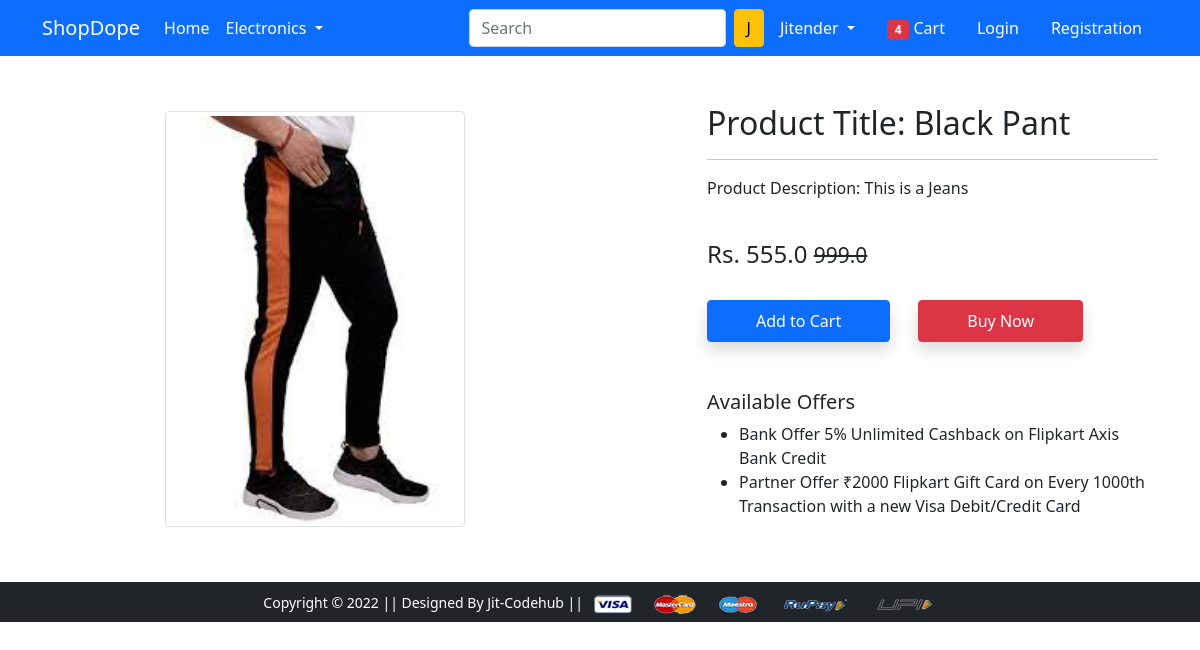
Screenshot of /product-detail/1/ with the database file from the repository.
### app/models.py (models this page shows, shortened)
class Product(models.Model):
    title = models.CharField(max_length=100)
    selling_price = models.FloatField()
    discounted_price = models.FloatField()
    description = models.TextField()
    brand = models.CharField(max_length=100)
    category = models.CharField(choices=CATEGORY_CHOICES, max_length=2)
    product_image = models.ImageField(upload_to='productimg')

### app/views.py (the view)
# urls.py: path('product-detail/<int:pk>/', views.ProductDetailView.as_view(), name='product-detail'),
class ProductDetailView(View):
    def get(self, request, pk):
        product = Product.objects.get(id=pk)
        return render(request, 'app/productdetail.html', {'product':product})

### app/templates/app/productdetail.html (shortened to what this page needs)
{% extends 'app/base.html' %}
{% load static %}
{% block main-content %}
<div class="container my-5">
 <div class="row">
  <div class="col-sm-6 text-center align-self-center">
   <img src="{{product.product_image.url}}" alt="" height="300px" width="300px" class="img-fluid img-thumbnail">
  </div>
  <div class="col-sm-5 offset-sm-1">
   <h2>Product Title: {{product.title}}</h2>
   <hr>
   <p>Product Description: {{product.description}}</p> <br>
   <h4>Rs. {{product.discounted_price}} <small class="fw-light text-decoration-line-through">{{product.selling_price}}</small></h4> <br>
   <a href="{% url 'add-to-cart' %}" class="btn btn-primary shadow px-5 py-2">Add to Cart</a>
   <a href="{% url 'buy-now' %}" class="btn btn-danger shadow px-5 py-2 ms-4">Buy Now</a>
   <h5 class="mt-5">Available Offers</h5>
   <ul>
    <li>Bank Offer 5% Unlimited Cashback on Flipkart Axis Bank Credit</li>
    <li>Partner Offer ₹2000 Flipkart Gift Card on Every 1000th Transaction with a new Visa Debit/Credit Card</li>
   </ul>
  </div>
 </div>
</div>
{% endblock main-content %}

### rows the page displays
Product: product_image (picture), title "Black Pant", description "This is a Jeans", discounted_price "555.0", selling_price "999.0"
